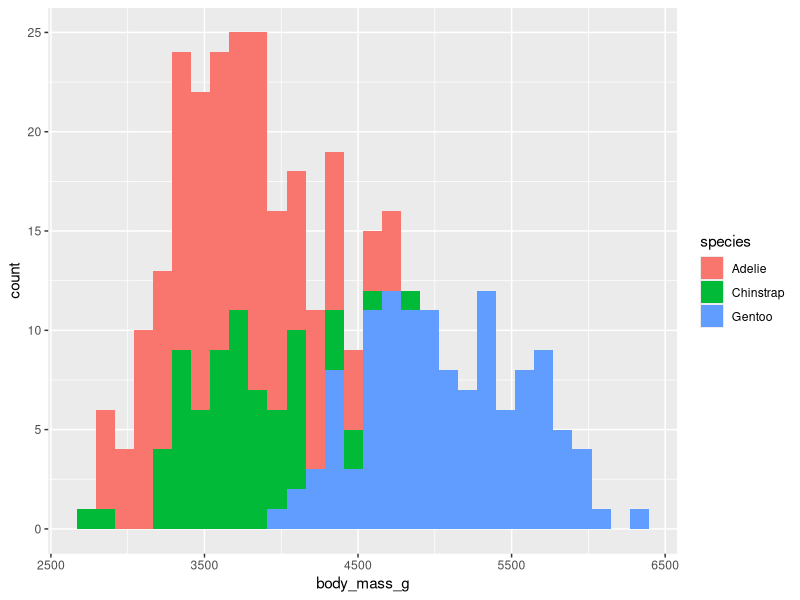
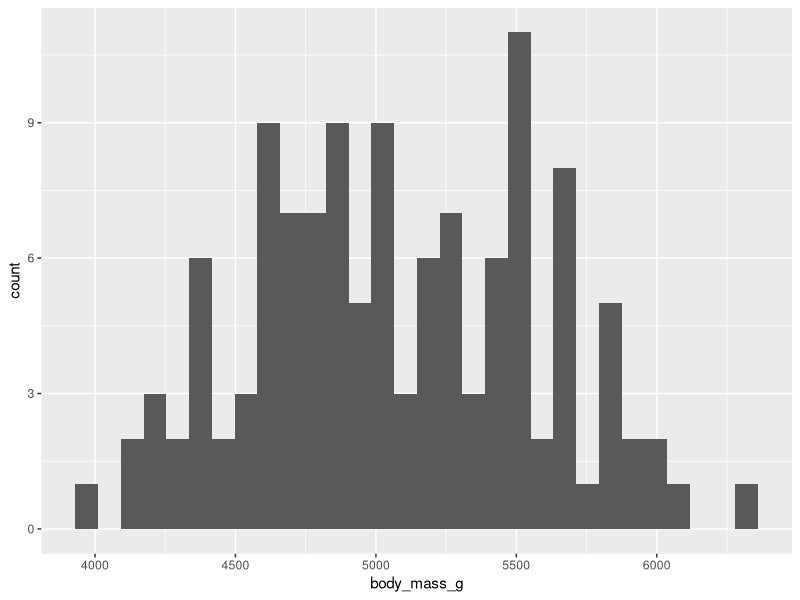
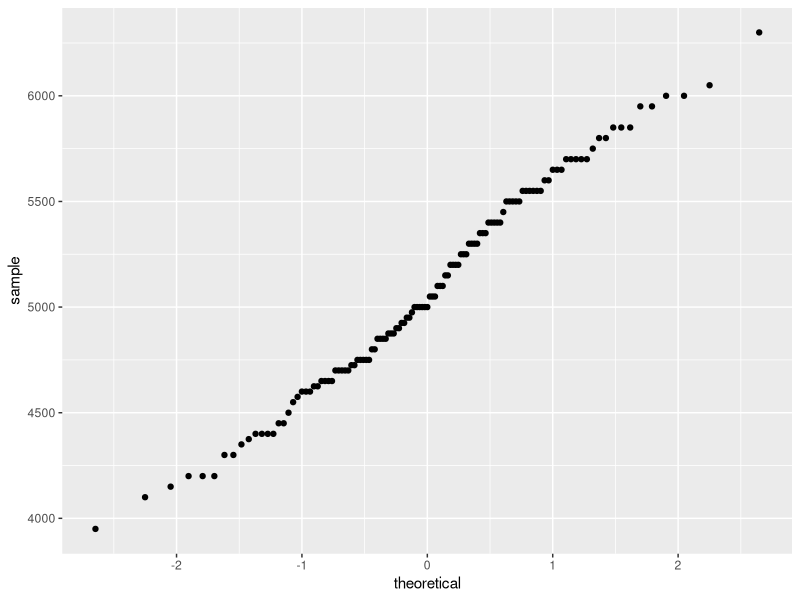
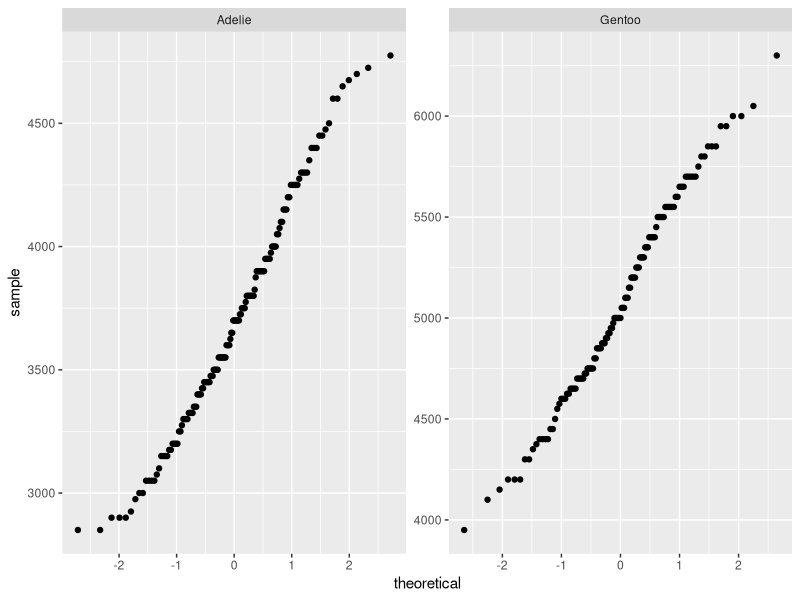
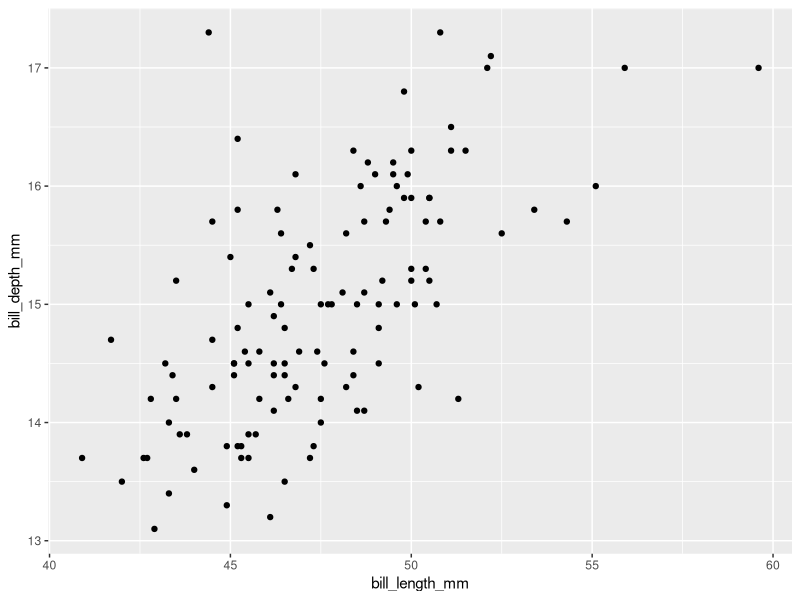
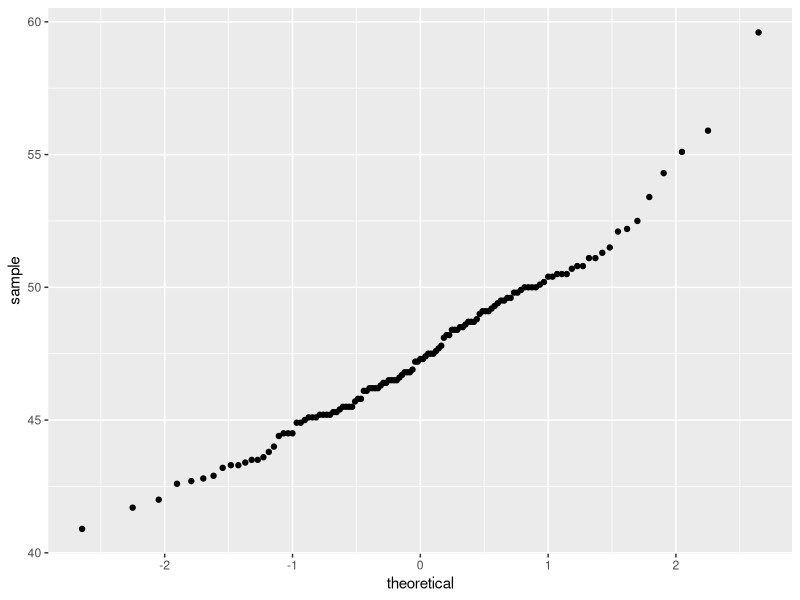
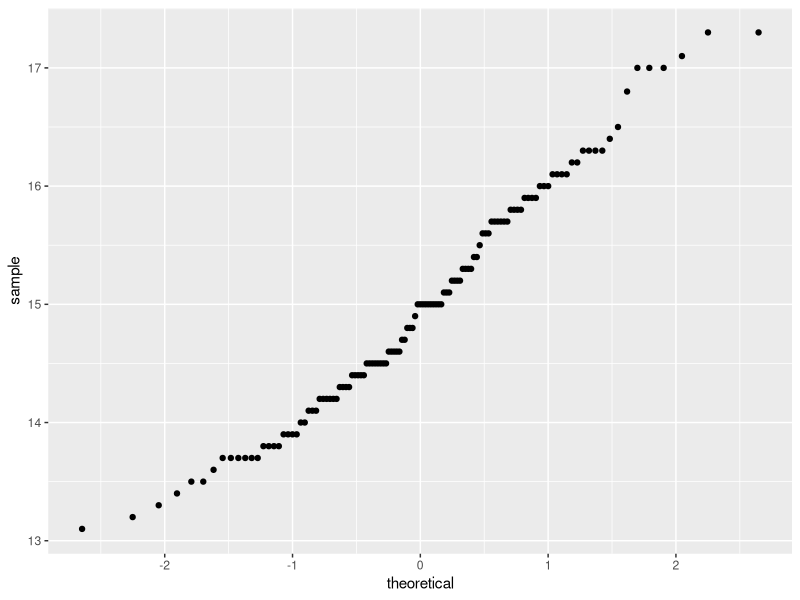
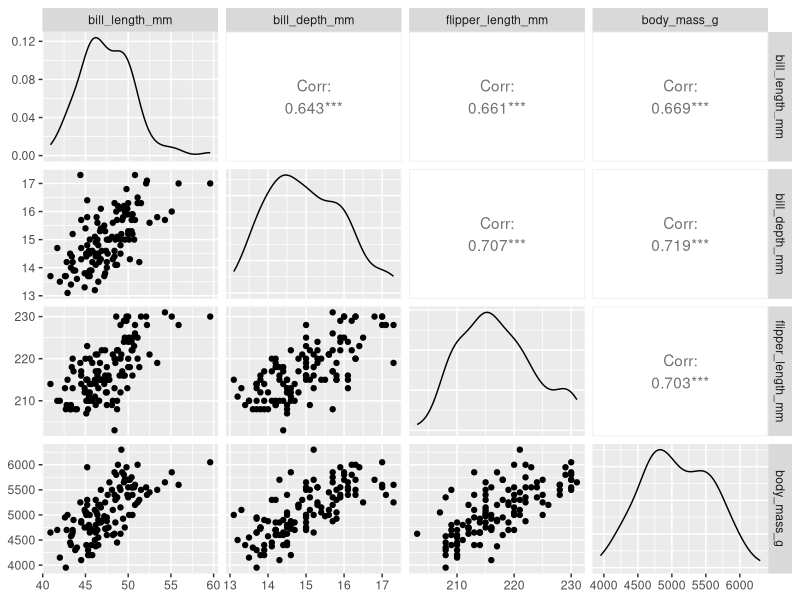

These figures' R source, in order:
# 2023-02-21
# CDS

library(palmerpenguins)
library(tidyverse)
library(rstatix)

head(penguins)

ggplot(data = penguins) +
  geom_histogram(aes(x = body_mass_g, fill = species))

# one-sample t test:

gentoo = penguins %>% #pipe to say please only give me the species that = Gentoo
  filter(species == "Gentoo")
head(gentoo)

ggplot(data = gentoo) +
  geom_histogram(aes(x = body_mass_g))

#assumptions for t-test: data are normally distributed, 
#are data are somewhat normally distributed, but since we have so many samples it's probs ok
#look for outliers make sure you didn't make a mistake

#to look at normal distribution more formally make a qq plot

ggplot(data = gentoo) +
  stat_qq(aes(sample = body_mass_g))

#what you want to see in your qq plot (if your sample is normally distributed) is a line with a slope of 1, 
#ours looks pretty good

gentoo %>%
  summarize(mean_body_mass_g = mean(body_mass_g, na.rm = TRUE),
            sd_body_mass_g = sd(body_mass_g, na.rm = TRUE))

#encyclopedia of life: search for species, click on it, get details about organism, click on data for however many attributes, see if they have data for what you're looking for (body mass in this case)
#use this for the one-sample t-test to get a (literature derived) value to use to compare your mean from your data to

#run t-test:

t.test(gentoo$body_mass_g, mu = 5500) #mu is where you give it the literature derived value (from encyclopedia of life)

#out put:
#One Sample t-test

#data:  gentoo$body_mass_g
#t = -9.3276, df = 122, p-value = 6.051e-16
#alternative hypothesis: true mean is not equal to 5500
#95 percent confidence interval:
 # 4986.034 5165.998
#sample estimates:
 # mean of x 
#5076.016 


#here the t-test has a very small p-value, this means that our mean is very different from the literature derived value 
#our null hypothesis is false, means are not similar --> turn to our alternative hypothesis

#more tidyverse freidnly way to run the t-test:

t_test_results = gentoo %>%
  t_test(body_mass_g ~ 1, mu = 5500) # "~ 1" = "as a function of 1" = instructions that this is a one-sample t-test

t_test_results

#so why are our results different? maybe skewed sex 
#(maybe our data is more males while the encyclopedia of life value is mostly female, or same thing with adults vs juveniles)
#maybe there was different prey availability at the times of the different studies

############################################
# two-sample t-test
############################################

data_for_t_test = penguins %>%
  filter(species %in% c("Gentoo", "Adelie"),
         !is.na(body_mass_g)) %>% #to get rid of NAs
  select(species, body_mass_g) %>% #if you only want to show certain columns
  droplevels() #to drop anything that's no longer represented in your data (chinstraps in this case) 

head(data_for_t_test)
summary(data_for_t_test)

data_for_t_test %>%
  group_by(species) %>% #first group by species
  summarize(mean = mean(body_mass_g),
            sd = sd(body_mass_g)) #then give us the mean and sd for each species

#check normality assumptions with qqplot:

ggplot(data = data_for_t_test) +
  stat_qq(aes(sample = body_mass_g)) +
  facet_wrap(~ species, scales = "free") #this will separate the qq plot so you get one for each species, scales = "free" means that the scales will adjust for each graph


#looks good, qqplots are good, not outliers, next assumption
#equality of variances between data sets, should be similar for the two of them
#we sort of looked at this when we found sd, but use levene test to get a better idea:

#check equality of variances with Levene's test in rstatix:

data_for_t_test %>%
  levene_test(body_mass_g ~ species) #look to see if variance in body mass of adelie and body mass of gentoo is similar

#if our p-value is significant, we aren't meeting the assumption (use welchs t-test)
#but our p-value here is 0.159 so the variances are similar (accept null hypothesis), so we can run students t-test

#now we can run t-test:

t.test(data_for_t_test$body_mass_g ~ data_for_t_test$species)

#our p value is < 2.2e-16, so it's less than 0.05, reject null hypothesis, 
#accept alternative hyp that the groups do not have a similar mean

#Gentoo penguins have a significantly higher body moss than Adelie penguins (t = -23.386, p = 2.2e-16)

#note that R ran a Welch's test, even though we were clear to use a students t-test
#welch's t-test is more conservative, so that's definitely okay to use
#but if we really want to use the student's t-test:

t.test(data_for_t_test$body_mass_g ~ data_for_t_test$species, var.equal = TRUE)


################################################
# correlations
################################################


ggplot(data = gentoo) +
  geom_point(aes(x = bill_length_mm, y = bill_depth_mm))

ggplot(data = gentoo) +
  stat_qq(aes(sample = bill_length_mm))

ggplot(data = gentoo) +
  stat_qq(aes(sample = bill_depth_mm))

cor(x = gentoo$bill_length_mm, y = gentoo$bill_depth_mm, use = "complete.obs") # use = "complete.obs" to get rid of rows with NA, i.e. give us complete observations

#this gives Pearsons r of 0.6433839
#r of 0 = no correlation, 1 = strong positive correlation, -1 = strong, negative correlation

cor.test(x = gentoo$bill_length_mm, y = gentoo$bill_depth_mm, use = "complete.obs")

# this gives us the test statistic and p-value, plus the pearsons r

gentoo %>%
  cor_test(bill_length_mm, bill_depth_mm)

#the output of this is a nice table

#if data aren't normal there are non-parametric tests 
#you would just add something in the parenthesis like ", method = kendall (or whatever the test is)" check documentation

head(gentoo)

######################################
#correlation matrix:
######################################

#running all the tests to see if all variables are correlated in one line of code:

cor(gentoo[ , c(3:6)], use = "complete.obs") #[ , c(3:6)] means skip rows, do it for columns 3-6

library(GGally)

gentoo %>%
  select(bill_length_mm, bill_depth_mm, flipper_length_mm, body_mass_g) %>%
  ggpairs()

#this give us correlation r values, scatter plots, and density distribution for each variables (like a smoothed histogram)
#asterisks indicate statistical significance (more asterisks = smaller p value)

penguins %>%
  select(species, bill_length_mm, bill_depth_mm, flipper_length_mm, body_mass_g) %>%
  GGally::ggpairs(aes(color = species))

#now the r values are for each species individually and for all species added together (all of them together is not a good thing to have scientifically bc why would we not group by species, but weh ave it anyway)
#note that differences in correlations aren't necessarily indicative of biologically relevant differences, could be a methods problem like more data for one species)





